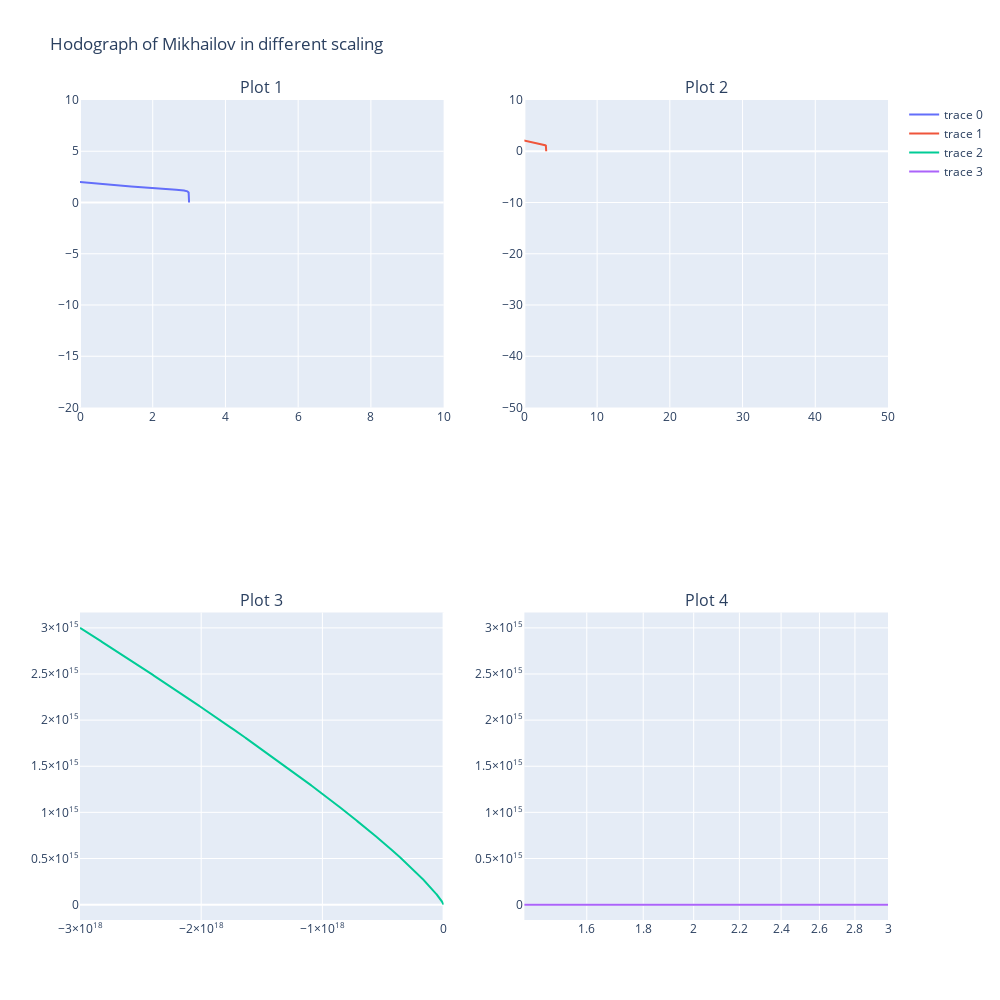

The cell this chart's notebook holds for it:
### Code cell
w = np.linspace(0, 1000, 10000)
x, y = Michailov_criterion(example, w)
# Initialize figure with subplots
fig = make_subplots(
    rows=2, cols=2, subplot_titles=("Plot 1", "Plot 2", "Plot 3", "Plot 4")
)

# Add traces
for i in range(1,3):
    for j in range(1,3):
        fig.add_trace(go.Scatter(x=x,y=y), row=i, col=j)


# Update xaxis properties
fig.update_xaxes(range=[0,10], row=1, col=1)
fig.update_xaxes(range=[0,50], row=1, col=2)
#fig.update_xaxes(row=2, col=1)
fig.update_xaxes(type="log", row=2, col=2)

# Update yaxis properties
fig.update_yaxes(range=[-20,10], row=1, col=1)
fig.update_yaxes(range=[-50, 10], row=1, col=2)
#fig.update_yaxes(row=2, col=1)
#fig.update_yaxes(row=2, col=2)

# Update title and height
fig.update_layout(title_text="Hodograph of Mikhailov in different scaling ",width=1000 ,height=1000)

fig

### Figure 1 — Plotly figure (JSON) as saved in the notebook; plotly's stock layout.template omitted (floating-point values rounded to 4 significant figures; data arrays with more than 128 entries replaced by an {"elided": "..."} marker saying what was removed)
{"data": [{"type": "scatter", "x": {"elided": "10000 float values"}, "xaxis": "x", "y": {"elided": "10000 float values"}, "yaxis": "y"}, {"type": "scatter", "x": {"elided": "10000 float values"}, "xaxis": "x2", "y": {"elided": "10000 float values"}, "yaxis": "y2"}, {"type": "scatter", "x": {"elided": "10000 float values"}, "xaxis": "x3", "y": {"elided": "10000 float values"}, "yaxis": "y3"}, {"type": "scatter", "x": {"elided": "10000 float values"}, "xaxis": "x4", "y": {"elided": "10000 float values"}, "yaxis": "y4"}], "layout": {"annotations": [{"font": {"size": 16}, "showarrow": false, "text": "Plot 1", "x": 0.225, "xanchor": "center", "xref": "paper", "y": 1, "yanchor": "bottom", "yref": "paper"}, {"font": {"size": 16}, "showarrow": false, "text": "Plot 2", "x": 0.775, "xanchor": "center", "xref": "paper", "y": 1, "yanchor": "bottom", "yref": "paper"}, {"font": {"size": 16}, "showarrow": false, "text": "Plot 3", "x": 0.225, "xanchor": "center", "xref": "paper", "y": 0.375, "yanchor": "bottom", "yref": "paper"}, {"font": {"size": 16}, "showarrow": false, "text": "Plot 4", "x": 0.775, "xanchor": "center", "xref": "paper", "y": 0.375, "yanchor": "bottom", "yref": "paper"}], "height": 1000, "title": {"text": "Hodograph of Mikhailov in different scaling "}, "width": 1000, "xaxis": {"anchor": "y", "domain": [0, 0.45], "range": [0, 10]}, "xaxis2": {"anchor": "y2", "domain": [0.55, 1], "range": [0, 50]}, "xaxis3": {"anchor": "y3", "domain": [0, 0.45]}, "xaxis4": {"anchor": "y4", "domain": [0.55, 1], "type": "log"}, "yaxis": {"anchor": "x", "domain": [0.625, 1], "range": [-20, 10]}, "yaxis2": {"anchor": "x2", "domain": [0.625, 1], "range": [-50, 10]}, "yaxis3": {"anchor": "x3", "domain": [0, 0.375]}, "yaxis4": {"anchor": "x4", "domain": [0, 0.375]}}}
